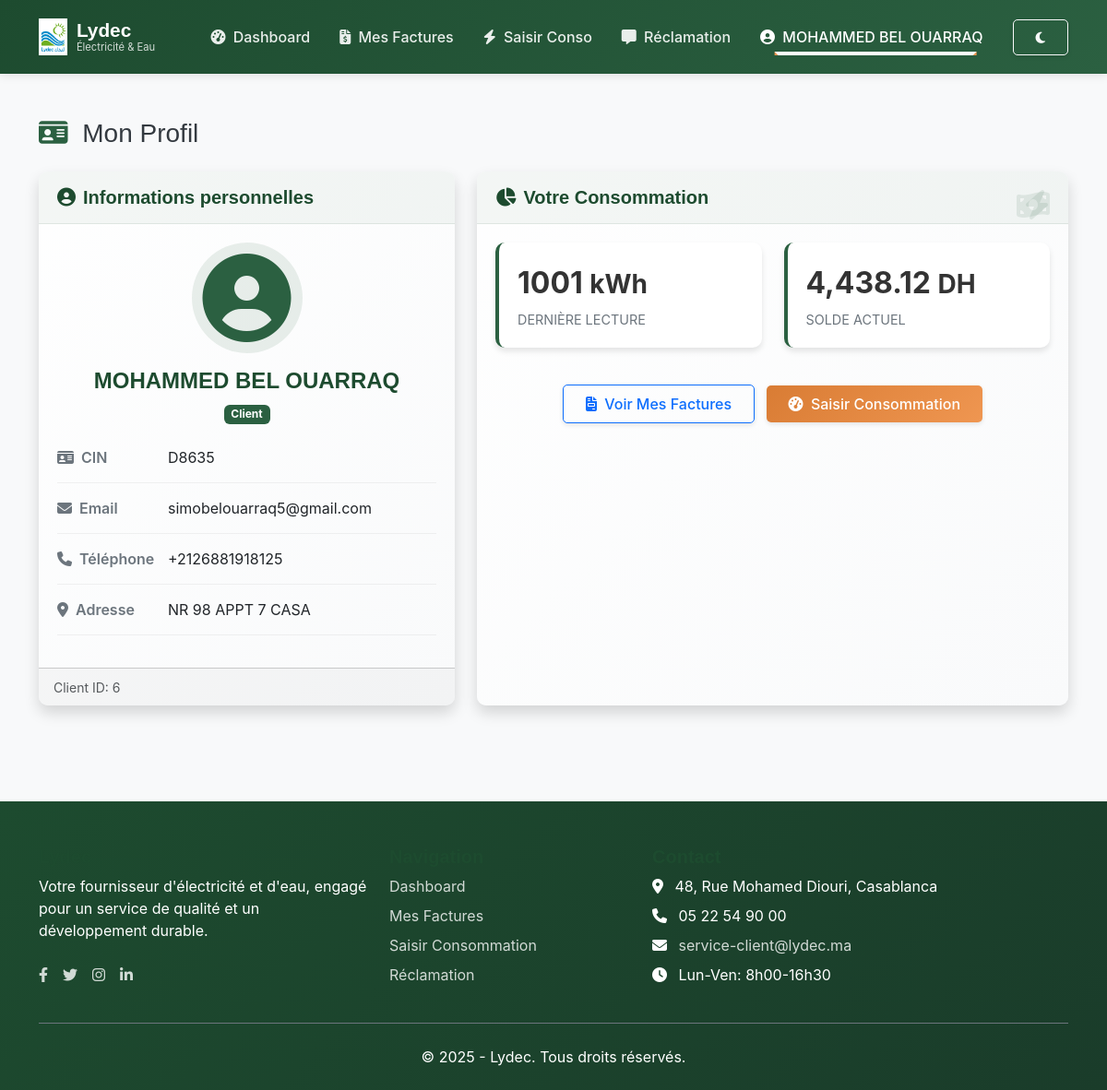
The page /IHM/client/client_profile.php (signed in) on the database as committed earlier.
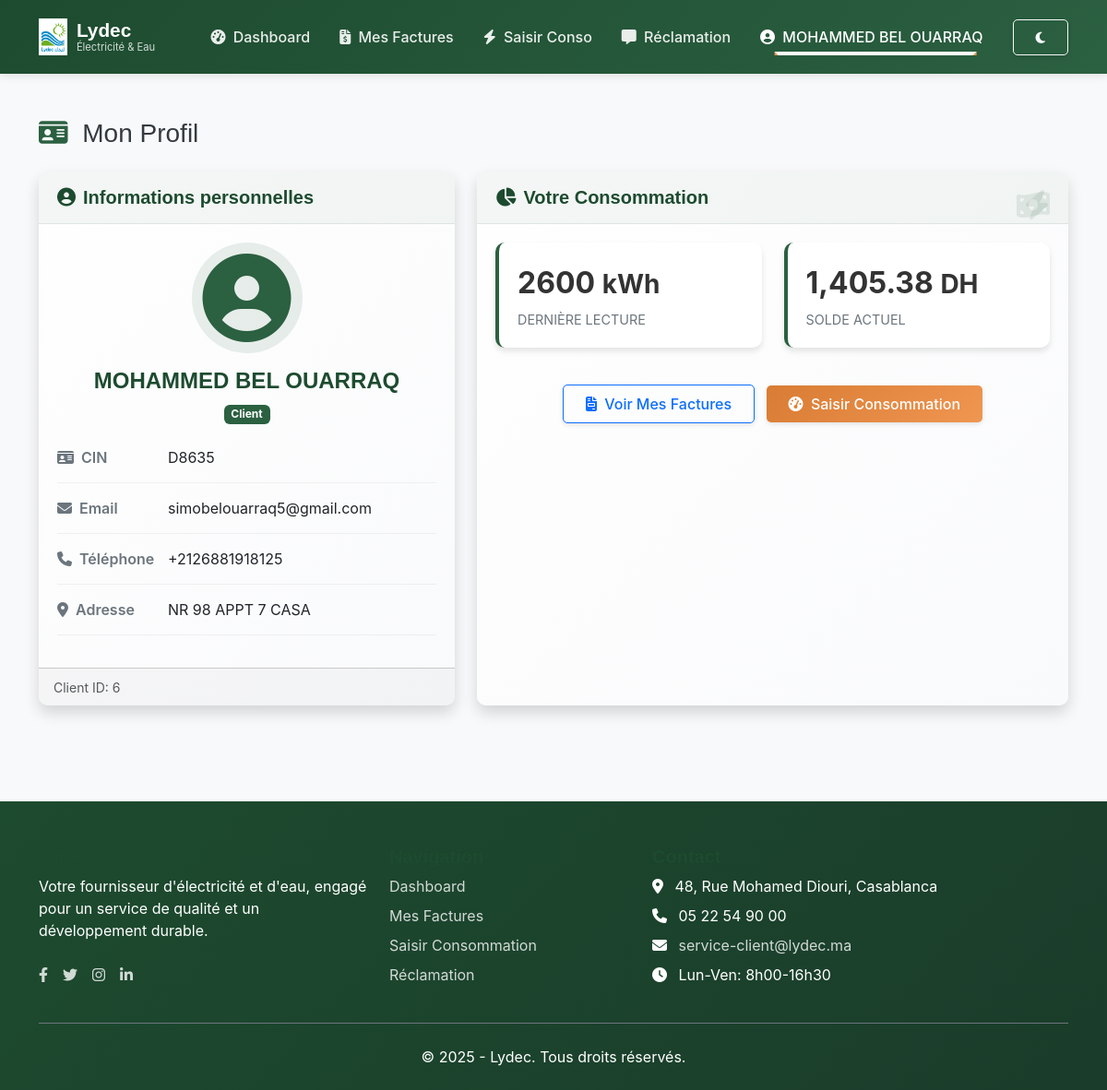
The same page on the database as committed later.
### tables this page shows
CREATE TABLE Consumption (
                idC INTEGER PRIMARY KEY AUTOINCREMENT,
                client_id INTEGER NOT NULL,
                month TEXT NOT NULL,
                current_reading INTEGER NOT NULL,
                photo TEXT,
                dateReleve TEXT NOT NULL DEFAULT (datetime('now')),
                status TEXT NOT NULL DEFAULT 'pending',
                FOREIGN KEY (client_id) REFERENCES Client(id)
            );

### BD/Consumption.php (called while the page is built, shortened)
<?php
class Consumption {
    private $pdo;
    public function __construct($pdo) {
        $this->pdo = $pdo;
    }
    public function getLastConsumption($clientId) {
        try {
            $sql = "SELECT * FROM Consumption WHERE client_id = ? ORDER BY dateReleve DESC, idC DESC LIMIT 1";
            $stmt = $this->pdo->prepare($sql);
            $stmt->execute([$clientId]);
            $row = $stmt->fetch(\PDO::FETCH_ASSOC);
            return [
                'id' => $row['idC'] ?? null,
                'client_id' => $row['client_id'] ?? null,
                'month' => $row['month'] ?? null,
                'current_reading' => $row['current_reading'] ?? null,
                'photo' => $row['photo'] ?? null,
                'dateReleve' => $row['dateReleve'] ?? null,
                'status' => $row['status'] ?? 'pending'
            ];
        } catch (\PDOException $e) {
            error_log("Error in getLastConsumption: " . $e->getMessage());
            return null;
        }
    }
}
?>

### BD/Facture.php (called while the page is built, shortened)
<?php
class Facture {
    private $pdo;
    public function __construct($pdo) {
        $this->pdo = $pdo;
    }
    public function getFacturesByClient($clientId) {
        $sql = "SELECT * FROM Facture WHERE client_id = ?";
        $stmt = $this->pdo->prepare($sql);
        $stmt->execute([$clientId]);
        return $stmt->fetchAll(PDO::FETCH_ASSOC);
    }
}
?>

### IHM/client/client_profile.php (the view, shortened to what the changed rows need)
<?php
require_once '../../BD/db.php';
require_once '../../BD/Consumption.php';
require_once '../../BD/Facture.php';
$clientId = $_SESSION['client']['id'];
$consumptionModel = new Consumption($pdo);
$factureModel = new Facture($pdo);
$lastConsumption = $consumptionModel->getLastConsumption($clientId);
$lastReading = $lastConsumption ? $lastConsumption['current_reading'] : null;
$factures = $factureModel->getFacturesByClient($clientId);
$balance = 0;
if ($factures) {
    foreach ($factures as $facture) {
        if ($facture['statut'] === 'impayée') {
            $balance += $facture['montant'];
        }
    }
}
?>
<!DOCTYPE html>
<html lang="fr">
<head>
  <link href="https://cdn.jsdelivr.net/npm/bootstrap@5.3.0/dist/css/bootstrap.min.css" rel="stylesheet">
  <link rel="stylesheet" href="https://cdnjs.cloudflare.com/ajax/libs/font-awesome/6.4.0/css/all.min.css">
  <link href="https://unpkg.com/aos@2.3.1/dist/aos.css" rel="stylesheet">
  <link rel="stylesheet" href="../../assets/css/client-style.css">
</head>
<body>
  <main class="py-4">
    <div class="container my-4">
      <div class="d-sm-flex align-items-center justify-content-between mb-4">
        <h1 class="h3 mb-0" data-aos="fade-right">
          <i class="fas fa-id-card me-2 text-primary"></i>
          Mon Profil
        </h1>
      </div>
      <div class="row">
        <div class="col-lg-7 mb-4" data-aos="fade-up" data-aos-delay="200">
          <div class="card shadow h-100">
            <div class="card-body">
              <div class="row mb-4">
                <div class="col-md-6 mb-3">
                  <div class="stat-card">
                    <div class="stat-value">
                      <?php echo $lastReading ? $lastReading : '0'; ?>
                      <small>kWh</small>
                    </div>
                    <div class="stat-label">Dernière Lecture</div>
                    <i class="fas fa-bolt stat-icon"></i>
                  </div>
                </div>
                <div class="col-md-6 mb-3">
                  <div class="stat-card">
                    <div class="stat-value">
                      <?php echo number_format($balance, 2); ?>
                      <small>DH</small>
                    </div>
                    <div class="stat-label">Solde Actuel</div>
                    <i class="fas fa-money-bill-wave stat-icon"></i>
                  </div>
                </div>
              </div>
            </div>
          </div>
        </div>
      </div>
    </div>
  </main>
</body>
</html>

Rows that differ between the two databases and show on the page:
removed consumption: current_reading "1001"
added consumption: current_reading "2600"
Other text that changed with them:
$balance: "4,438.12" → "1,405.38"
